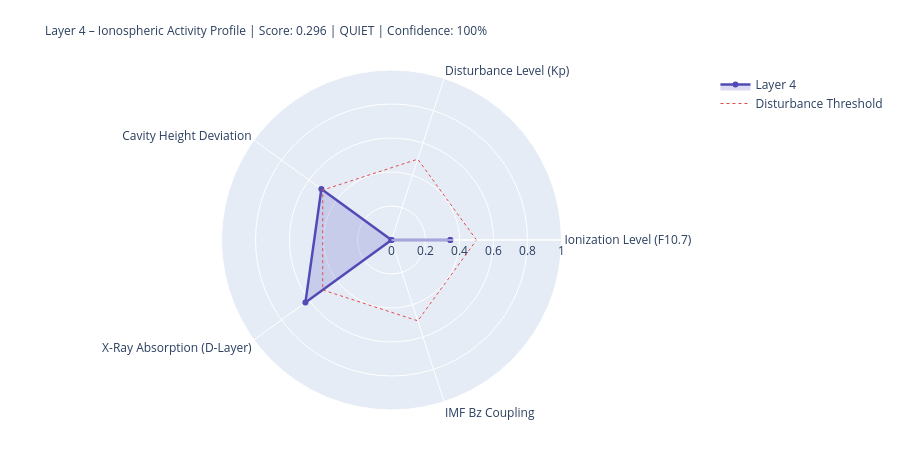

Source (notebook cell):
### Markdown cell above
---
## 4. State Assessment & Handoff to Layer 5

### Code cell
# ============================================================
# LAYER-4-SCORE
# ============================================================

COMPONENTS = {
    'Ionization Level (F10.7)':    {'score': ioniz,       'source': 'primary' if f107_now else 'from_layer0', 'dynamic': True},
    'Disturbance Level (Kp)':          {'score': disturb,     'source': 'primary' if kp_now   else 'from_layer0', 'dynamic': True},
    'Cavity Height Deviation':    {'score': h_dev,       'source': 'derived',                                'dynamic': True},
    'X-Ray Absorption (D-Layer)':{'score': xray_ioniz,  'source': 'primary' if xray_now else 'missing',     'dynamic': True},
    'IMF Bz Coupling':             {'score': bz_coupling, 'source': 'primary' if bz_now   else 'from_layer0', 'dynamic': True},
}

available    = {k: v['score'] for k, v in COMPONENTS.items() if v['score'] is not None}
unavailable  = [k for k, v in COMPONENTS.items() if v['score'] is None]
layer4_score = round(sum(available.values()) / len(available), 4) if available else None
confidence   = round(len(available) / len(COMPONENTS), 2)
level = ('unknown' if layer4_score is None
         else 'quiet'   if layer4_score < 0.3
         else 'moderate' if layer4_score < 0.6
         else 'active')
dominant_l4 = max(available, key=available.get) if available else 'none'

# Resonance delta for Schumann SR-1
sr1_ref = schumann_freq(1, 80.0)
sr1_now = schumann_freq(1, h_eff)
sr1_delta_mhz = (sr1_now - sr1_ref) * 1000

# Propagation conditions
prop_cond = ('disturbed'   if kp_val > 4
             else 'unsettled' if kp_val > 2
             else 'normal')
if xray_class in ['X', 'M']:
    prop_cond = 'Radio-Blackout moeglich'

W = 68
print('=' * W)
print('LAYER 4 – IONOSPHERE – STATE ASSESSMENT')
print('=' * W)
for name, comp in COMPONENTS.items():
    s = comp['score']
    if s is not None:
        bar = '█' * int(s * 20) + '░' * (20 - int(s * 20))
        print(f'  {name:<36} {bar}  {s:.3f}  [{comp["source"]}]')
    else:
        print(f'  {name:<36} {"─" * 20}  n/a   [missing]')
print('-' * W)
print(f'  Score:          {layer4_score:.3f}  ({len(available)}/{len(COMPONENTS)} components)')
print(f'  Confidence:     {confidence:.0%}')
print(f'  Level:          {level.upper()}')
print(f'  Dominant:       {dominant_l4}')
print(f'  Cavity height:  {h_eff:.1f} km  (Ref: 80.0 km)')
print(f'  SR-1:           {sr1_now:.3f} Hz  (Δ {sr1_delta_mhz:+.1f} mHz vs. ref)')
print(f'  Propagation:    {prop_cond}')
print(f'  X-Ray:          {xray_class}-class  ({xray_now:.2e} W/m²)' if xray_now else '  X-Ray:          n/a')
print('=' * W)

# Radar
cats   = list(available.keys())
vals_r = list(available.values())
if len(cats) >= 3:
    fig = go.Figure()
    fig.add_trace(go.Scatterpolar(
        r=vals_r + [vals_r[0]], theta=cats + [cats[0]],
        fill='toself', fillcolor='rgba(83,74,183,0.20)',
        line=dict(color='#534AB7', width=2.5), name='Layer 4'
    ))
    fig.add_trace(go.Scatterpolar(
        r=[0.5] * (len(cats)+1), theta=cats + [cats[0]],
        line=dict(color='#E24B4A', dash='dot', width=1),
        mode='lines', name='Disturbance Threshold'
    ))
    fig.update_layout(
        title=dict(
            text=f'Layer 4 – Ionospheric Activity Profile | Score: {layer4_score:.3f} | {level.upper()} | Confidence: {confidence:.0%}',
            font=dict(size=12)
        ),
        polar=dict(radialaxis=dict(visible=True, range=[0, 1])),
        height=450, showlegend=True,
        margin=dict(l=80, r=80, t=70, b=40)
    )
    fig.show()

### Figure 1 — Plotly figure (JSON) as saved in the notebook; plotly's stock layout.template omitted (floating-point values rounded to 4 significant figures)
{"data": [{"fill": "toself", "fillcolor": "rgba(83,74,183,0.20)", "line": {"color": "#534AB7", "width": 2.5}, "name": "Layer 4", "r": [0.346, 0.0, 0.51, 0.626, 0.0, 0.346], "theta": ["Ionization Level (F10.7)", "Disturbance Level (Kp)", "Cavity Height Deviation", "X-Ray Absorption (D-Layer)", "IMF Bz Coupling", "Ionization Level (F10.7)"], "type": "scatterpolar"}, {"line": {"color": "#E24B4A", "dash": "dot", "width": 1}, "mode": "lines", "name": "Disturbance Threshold", "r": [0.5, 0.5, 0.5, 0.5, 0.5, 0.5], "theta": ["Ionization Level (F10.7)", "Disturbance Level (Kp)", "Cavity Height Deviation", "X-Ray Absorption (D-Layer)", "IMF Bz Coupling", "Ionization Level (F10.7)"], "type": "scatterpolar"}], "layout": {"height": 450, "margin": {"b": 40, "l": 80, "r": 80, "t": 70}, "polar": {"radialaxis": {"range": [0, 1], "visible": true}}, "showlegend": true, "title": {"font": {"size": 12}, "text": "Layer 4 – Ionospheric Activity Profile | Score: 0.296 | QUIET | Confidence: 100%"}}}
